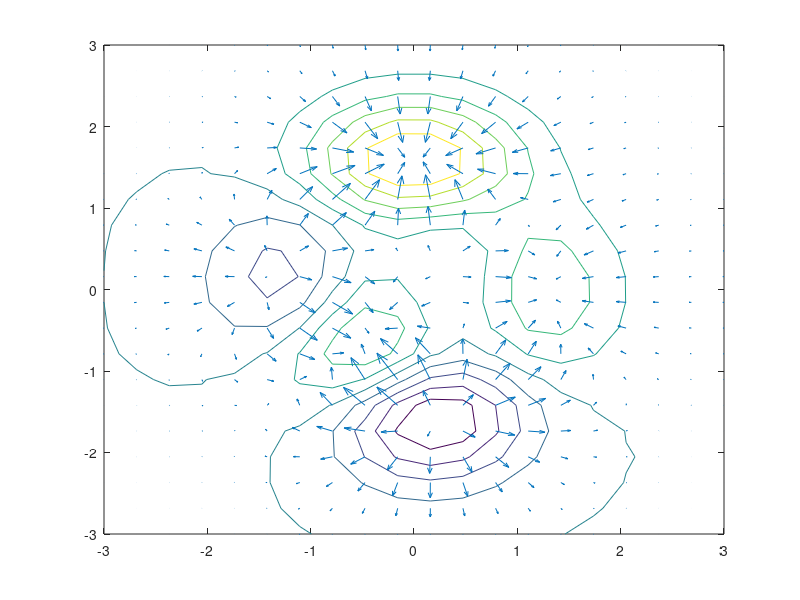

Here is the MATLAB script that generated this plot:
        [x,y,z]=peaks(20);
        [dx,dy]=gradient(z,.5,.5);
        contour(x,y,z,10)
        hold  on
        quiver(x,y,dx,dy)
        hold off